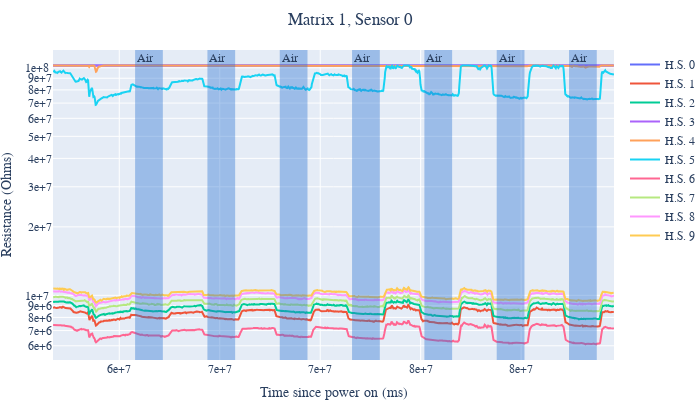

Notebook code cell kept with this figure:
### Code cell
plot_data_arr(sensor_data, 1, 0, sensor_labels, skip=3000, cut=10)

### Figure 1 — Plotly figure (JSON) as saved in the notebook; plotly's stock layout.template omitted (floating-point values rounded to 4 significant figures; data arrays with more than 128 entries replaced by an {"elided": "..."} marker saying what was removed)
{"data": [{"mode": "lines", "name": "H.S. 0", "showlegend": true, "type": "scatter", "x": {"elided": "1477 int values"}, "y": {"elided": "1477 float values"}}, {"mode": "lines", "name": "H.S. 1", "showlegend": true, "type": "scatter", "x": {"elided": "1477 int values"}, "y": {"elided": "1477 float values"}}, {"mode": "lines", "name": "H.S. 2", "showlegend": true, "type": "scatter", "x": {"elided": "1477 int values"}, "y": {"elided": "1477 float values"}}, {"mode": "lines", "name": "H.S. 3", "showlegend": true, "type": "scatter", "x": {"elided": "1477 int values"}, "y": {"elided": "1477 float values"}}, {"mode": "lines", "name": "H.S. 4", "showlegend": true, "type": "scatter", "x": {"elided": "1477 int values"}, "y": {"elided": "1477 float values"}}, {"mode": "lines", "name": "H.S. 5", "showlegend": true, "type": "scatter", "x": {"elided": "1477 int values"}, "y": {"elided": "1477 float values"}}, {"mode": "lines", "name": "H.S. 6", "showlegend": true, "type": "scatter", "x": {"elided": "1477 int values"}, "y": {"elided": "1477 float values"}}, {"mode": "lines", "name": "H.S. 7", "showlegend": true, "type": "scatter", "x": {"elided": "1477 int values"}, "y": {"elided": "1477 float values"}}, {"mode": "lines", "name": "H.S. 8", "showlegend": true, "type": "scatter", "x": {"elided": "1477 int values"}, "y": {"elided": "1477 float values"}}, {"mode": "lines", "name": "H.S. 9", "showlegend": true, "type": "scatter", "x": {"elided": "1476 int values"}, "y": {"elided": "1476 float values"}}], "layout": {"annotations": [{"showarrow": false, "text": "Air", "x": 60787605, "xanchor": "left", "xref": "x", "y": 1, "yanchor": "top", "yref": "y domain"}, {"showarrow": false, "text": "Air", "x": 64387246, "xanchor": "left", "xref": "x", "y": 1, "yanchor": "top", "yref": "y domain"}, {"showarrow": false, "text": "Air", "x": 67986850, "xanchor": "left", "xref": "x", "y": 1, "yanchor": "top", "yref": "y domain"}, {"showarrow": false, "text": "Air", "x": 71586235, "xanchor": "left", "xref": "x", "y": 1, "yanchor": "top", "yref": "y domain"}, {"showarrow": false, "text": "Air", "x": 75185662, "xanchor": "left", "xref": "x", "y": 1, "yanchor": "top", "yref": "y domain"}, {"showarrow": false, "text": "Air", "x": 78785371, "xanchor": "left", "xref": "x", "y": 1, "yanchor": "top", "yref": "y domain"}, {"showarrow": false, "text": "Air", "x": 82384702, "xanchor": "left", "xref": "x", "y": 1, "yanchor": "top", "yref": "y domain"}], "font": {"family": "Times New Roman"}, "height": 400, "margin": {"b": 0, "l": 0, "r": 10, "t": 50}, "shapes": [{"fillcolor": "#2c73d2", "line": {"width": 0}, "opacity": 0.4, "type": "rect", "x0": 60787605, "x1": 62167411, "xref": "x", "y0": 0, "y1": 1, "yref": "y domain"}, {"fillcolor": "#2c73d2", "line": {"width": 0}, "opacity": 0.4, "type": "rect", "x0": 64387246, "x1": 65766891, "xref": "x", "y0": 0, "y1": 1, "yref": "y domain"}, {"fillcolor": "#2c73d2", "line": {"width": 0}, "opacity": 0.4, "type": "rect", "x0": 67986850, "x1": 69366422, "xref": "x", "y0": 0, "y1": 1, "yref": "y domain"}, {"fillcolor": "#2c73d2", "line": {"width": 0}, "opacity": 0.4, "type": "rect", "x0": 71586235, "x1": 72965939, "xref": "x", "y0": 0, "y1": 1, "yref": "y domain"}, {"fillcolor": "#2c73d2", "line": {"width": 0}, "opacity": 0.4, "type": "rect", "x0": 75185662, "x1": 76566023, "xref": "x", "y0": 0, "y1": 1, "yref": "y domain"}, {"fillcolor": "#2c73d2", "line": {"width": 0}, "opacity": 0.4, "type": "rect", "x0": 78785371, "x1": 80165406, "xref": "x", "y0": 0, "y1": 1, "yref": "y domain"}, {"fillcolor": "#2c73d2", "line": {"width": 0}, "opacity": 0.4, "type": "rect", "x0": 82384702, "x1": 83764653, "xref": "x", "y0": 0, "y1": 1, "yref": "y domain"}], "title": {"font": {"family": "Times New Roman"}, "pad": {"b": 0, "l": 0, "r": 0, "t": 0}, "text": "Matrix 1, Sensor 0", "x": 0.5}, "width": 700, "xaxis": {"tickformat": ".0e", "title": {"text": "Time since power on (ms)"}}, "yaxis": {"tickformat": ".0e", "title": {"text": "Resistance (Ohms)"}, "type": "log"}}}
